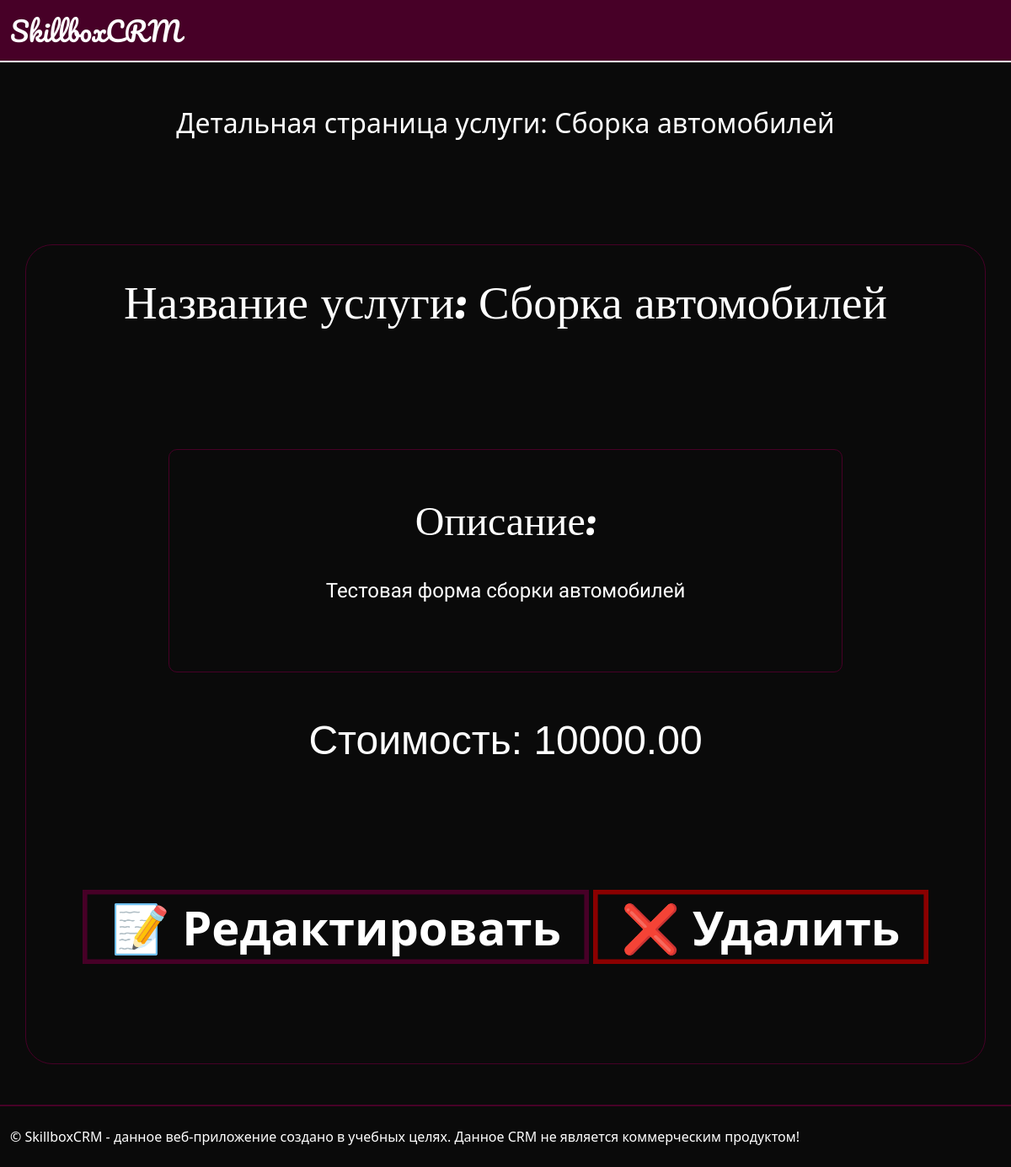
The app's page /service/detail/4 with its own data.
### services/models.py (models this page shows, shortened)
class Service(models.Model):
    name = models.CharField(max_length=255)
    description = models.TextField()
    price = models.DecimalField(default=0, max_digits=8, decimal_places=2)

### services/views.py (the view)
# urls.py: path("detail/<int:pk>", ServiceDetailView.as_view(), name="detail_service"),
class ServiceDetailView(DetailView):
    model = Service
    template_name = "service/service_detail.html"

### services/templates/service/service_detail.html (shortened to what this page needs)
{% extends 'service/base_main.html' %}
{% block body %}
    <div class="box_detail_text">Детальная страница услуги: {{ service.name }}</div>
        <div class="box_detail_box">
            <div class="box_detail_box_name">Название услуги: {{ service.name }}</div>
            <div class="box_detail_box_description">Описание:
                <div class="box_detail_box_description_text">{{ service.description }}</div>
            </div>
            <div class="box_detail_box_price">Стоимость: {{ service.price }}</div>
            <br><br><br><br><br>
            <a href="{% url 'service:update_service' pk=service.pk %}" class="btn_detail_templates">📝 Редактировать</a>
            <a href="{% url 'service:delete_service' pk=service.pk %}" class="btn_detail_templates" style="--c:#8b0000">❌ Удалить</a>
        </div>
        <br><br>
{% endblock %}

### users/static/users/css/style.css (style rules this page uses)
* { margin: 0; padding: 0; }
body { background: #0a0a0a; color: #fff; }
.box_detail_text { text-align: center; font-size: 32px; font-width: 400px; padding-bottom: 10%; padding-top: 4%; }
.box_detail_box { border: 1px solid #470027; border-radius: 2em; margin-left: auto; margin-right: auto; width: 95%; text-align: center; padding-bottom: 10%; }
.box_detail_box_name { font-family: "Pacifico", cursive; font-weight: 400px; font-size: 55px; padding-top: 2%; padding-bottom: 2%; padding-left: 2%; padding-right: 2%; color: #fff }
.box_detail_box_description { font-family: "Pacifico", cursive; font-weight: 400; font-style: normal; font-size: 48px; padding-top: 4%; padding-bottom: 4%; border: 1px solid #470027; border-radius: 10px; width: 800px; margin-left: auto; margin-right: auto; margin-top: 10%; }
.box_detail_box_description_text { font-family: "Nanum Myeongjo", serif; font-weight: 400; font-style: normal; font-size: 24px; padding-top: 4%; padding-bottom: 4%; padding-left: 3%; padding-right: 3%; }
.box_detail_box_price { font-family: "Kelly Slab", sans-serif; font-weight: 400; font-style: normal; font-size: 48px; padding-top: 4%; padding-bottom: 2%; }
.btn_detail_templates { margin-left: auto; margin-right: auto; text-decoration: none; color: #fff; --c: #470027; box-shadow: 0 0 0 .1em inset var(--c); --_g: linear-gradient(var(--c) 0 0) no-repeat; background: var(--_g) calc(var(--_p,0%) - 100%) 0%, var(--_g) calc(200% - var(--_p,0%)) 0%, var(--_g) calc(var(--_p,0%) - 100%) 100%, var(--_g) calc(200% - var(--_p,0%)) 100%; background-size: 50.5% calc(var(--_p,0%)/2 + .5%); outline-offset: .1em; transition: background-size .4s, background-position 0s .4s; }
.btn_detail_templates { font-family: system-ui, sans-serif; font-size: 3.5rem; cursor: pointer; padding: .1em .6em; font-weight: bold; border: none; }

### records on screen
Service: name "Сборка автомобилей", description "Тестовая форма сборки автомобилей", price "10000.00"
